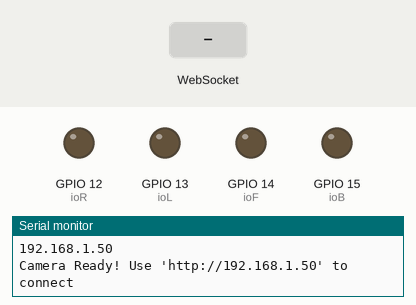
Recording of a program running on a simulated ESP32. Parts: output pins drawn as LEDs (lit = HIGH), the last lines printed to the serial monitor. The inputs (shaded band) are chosen by the test bench. WiFi joins after 1.5 s; servers stay silent unless stated; the camera gives no picture.

Above: at 3.0 s.
3.1 s: WebSocket text "1" received
At 3.6 s:
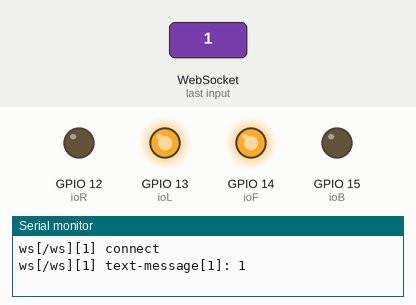
5.3 s: WebSocket text "2" received
At 5.7 s:
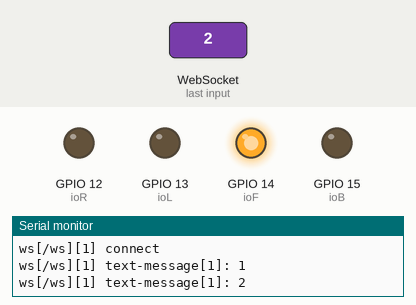
7.4 s: WebSocket text "3" received
At 7.9 s:
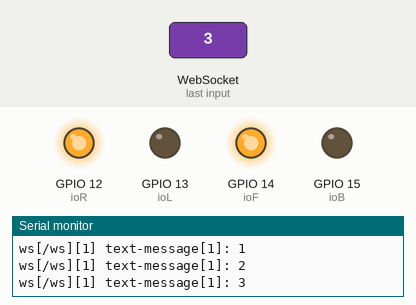
9.6 s: WebSocket text "4" received
At 10.0 s:
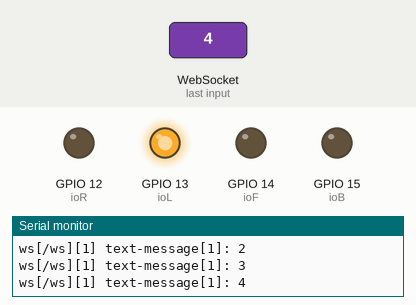
11.8 s: WebSocket text "6" received
At 12.3 s:
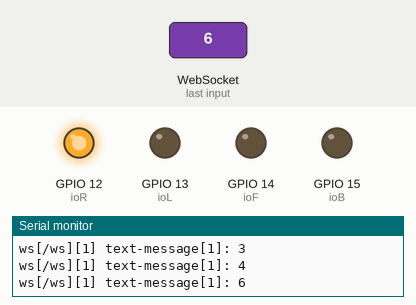
Timing chart, 0 to 14.8 s (numbered marks = the images above; inputs shaded):
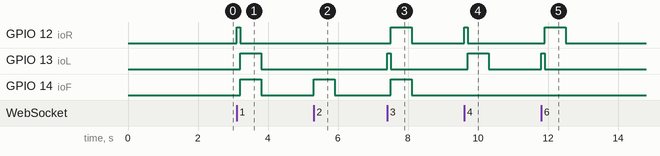

Measured:
- after the input at 3.1 s, GPIO 12 (ioR): LOW → HIGH at once, → LOW 0.10 s later; GPIO 13 (ioL), GPIO 14 (ioF): LOW → HIGH after 0.10 s, → LOW 0.60 s later
- after the input at 5.3 s, GPIO 14 (ioF): LOW → HIGH at once, → LOW 0.60 s later
- after the input at 7.4 s, GPIO 12 (ioR), GPIO 14 (ioF): LOW → HIGH after 0.11 s, → LOW 0.60 s later; GPIO 13 (ioL): LOW → HIGH at once, → LOW 0.10 s later
- after the input at 9.6 s, GPIO 12 (ioR): LOW → HIGH at once, → LOW 0.10 s later; GPIO 13 (ioL): LOW → HIGH after 0.11 s, → LOW 0.60 s later
- after the input at 11.8 s, GPIO 12 (ioR): LOW → HIGH after 0.11 s, → LOW 0.60 s later; GPIO 13 (ioL): LOW → HIGH at once, → LOW 0.10 s later

The program:

main.cpp
```cpp
#include <Arduino.h>
#include <AsyncTCP.h>
#include <ESPAsyncWebServer.h>
#include <WiFi.h>
#include <WiFiMulti.h>

#include "camera_pins.h"
#include "esp_camera.h"

// 左右前后拉高的io
const int ioL = 13;
const int ioR = 12;
const int ioF = 14;
const int ioB = 15;
long lastSetLRFB = 0;

void startCameraServer();

void wifiConfig(WiFiMulti *wifiMulti);

WiFiMulti wifiMulti;

AsyncWebServer server(82);
AsyncWebSocket ws("/ws");

// 设置电机
bool lastL = 0;
bool lastR = 0;
void setLRFB(bool l, bool r, bool f, bool b) {
    if (l && !lastL) {
        digitalWrite(ioL, 0);
        digitalWrite(ioR, 1);
        delay(100);
        digitalWrite(ioL, 1);
        digitalWrite(ioR, 0);
    } else {
        digitalWrite(ioL, l);
    }
    if (r && !lastR) {
        digitalWrite(ioL, 1);
        digitalWrite(ioR, 0);
        delay(100);
        digitalWrite(ioL, 0);
        digitalWrite(ioR, 1);
    } else {
        digitalWrite(ioR, r);
    }
    lastL = l;
    lastR = r;
    digitalWrite(ioF, f);
    digitalWrite(ioB, b);
    if (l || r || f || b) {
        // 超时停车
        lastSetLRFB = millis() + 550;
    }
}
// 手机9键数字方向
void setLRFB(int t9) {
    switch (t9) {
        case 1:
            setLRFB(1, 0, 1, 0);
            break;
        case 2:
            setLRFB(0, 0, 1, 0);
            break;
        case 3:
            setLRFB(0, 1, 1, 0);
            break;
        case 4:
            setLRFB(1, 0, 0, 0);
            break;
        case 6:
            setLRFB(0, 1, 0, 0);
            break;
        case 7:
            setLRFB(1, 0, 0, 1);
            break;
        case 8:
            setLRFB(0, 0, 0, 1);
            break;
        case 9:
            setLRFB(0, 1, 0, 1);
            break;
        default:
            setLRFB(0, 0, 0, 0);
            break;
    }
}

void onEvent(AsyncWebSocket * server, AsyncWebSocketClient * client, AwsEventType type, void * arg, uint8_t *data, size_t len){
  if(type == WS_EVT_CONNECT){
    Serial.printf("ws[%s][%u] connect\n", server->url(), client->id());
  } else if(type == WS_EVT_DISCONNECT){
    Serial.printf("ws[%s][%u] disconnect: %u\n", server->url(), client->id());
  } else if(type == WS_EVT_ERROR){
    //error was received from the other end
    Serial.printf("ws[%s][%u] error(%u): %s\n", server->url(), client->id(), *((uint16_t*)arg), (char*)data);
  } else if(type == WS_EVT_PONG){
    //pong message was received (in response to a ping request maybe)
    Serial.printf("ws[%s][%u] pong[%u]: %s\n", server->url(), client->id(), len, (len)?(char*)data:"");
  } else if(type == WS_EVT_DATA){
    //data packet
    AwsFrameInfo * info = (AwsFrameInfo*)arg;
    if(info->final && info->index == 0 && info->len == len){
      //the whole message is in a single frame and we got all of it's data
      Serial.printf("ws[%s][%u] %s-message[%llu]: ", server->url(), client->id(), (info->opcode == WS_TEXT)?"text":"binary", info->len);
      if(info->opcode == WS_TEXT){
        data[len] = 0;
        Serial.printf("%s\n", (char*)data);
        // 控制方向  这转换还能优化下吗
        setLRFB(String((char*)data).toInt());
      } else {
        for(size_t i=0; i < info->len; i++){
          Serial.printf("%02x ", data[i]);
        }
        Serial.printf("\n");
      }
    }
  }
}

void setup() {
    pinMode(ioL, OUTPUT);
    pinMode(ioR, OUTPUT);
    pinMode(ioF, OUTPUT);
    pinMode(ioB, OUTPUT);
    setLRFB(0, 0, 0, 0);

    Serial.begin(115200);
    Serial.setDebugOutput(true);
    Serial.println();

    WiFi.hostname("DKT");
    WiFi.mode(WIFI_AP_STA);
    WiFi.softAP("大块头", "20050803");

    camera_config_t config;
    config.ledc_channel = LEDC_CHANNEL_0;
    config.ledc_timer = LEDC_TIMER_0;
    config.pin_d0 = Y2_GPIO_NUM;
    config.pin_d1 = Y3_GPIO_NUM;
    config.pin_d2 = Y4_GPIO_NUM;
    config.pin_d3 = Y5_GPIO_NUM;
    config.pin_d4 = Y6_GPIO_NUM;
    config.pin_d5 = Y7_GPIO_NUM;
    config.pin_d6 = Y8_GPIO_NUM;
    config.pin_d7 = Y9_GPIO_NUM;
    config.pin_xclk = XCLK_GPIO_NUM;
    config.pin_pclk = PCLK_GPIO_NUM;
    config.pin_vsync = VSYNC_GPIO_NUM;
    config.pin_href = HREF_GPIO_NUM;
    config.pin_sscb_sda = SIOD_GPIO_NUM;
    config.pin_sscb_scl = SIOC_GPIO_NUM;
    config.pin_pwdn = PWDN_GPIO_NUM;
    config.pin_reset = RESET_GPIO_NUM;
    config.xclk_freq_hz = 20000000;
    config.pixel_format = PIXFORMAT_JPEG;

    // if PSRAM IC present, init with UXGA resolution and higher JPEG
    // quality
    //                      for larger pre-allocated frame buffer.
    if (psramFound()) {
        config.frame_size = FRAMESIZE_UXGA;
        config.jpeg_quality = 10;
        config.fb_count = 2;
    } else {
        config.frame_size = FRAMESIZE_SVGA;
        config.jpeg_quality = 12;
        config.fb_count = 1;
    }

#if defined(CAMERA_MODEL_ESP_EYE)
    pinMode(13, INPUT_PULLUP);
    pinMode(14, INPUT_PULLUP);
#endif

    // camera init
    esp_err_t err = esp_camera_init(&config);
    if (err != ESP_OK) {
        Serial.printf("Camera init failed with error 0x%x", err);
        return;
    }

    sensor_t *s = esp_camera_sensor_get();
    // 默认分辨率 保证流畅 写vga变xga
    s->set_framesize(s, FRAMESIZE_VGA);
    s->set_quality(s, 12);
    s->set_gainceiling(s, GAINCEILING_4X);

#if defined(CAMERA_MODEL_M5STACK_WIDE) || defined(CAMERA_MODEL_M5STACK_ESP32CAM)
    s->set_vflip(s, 1);
    s->set_hmirror(s, 1);
#endif

    // wifiConfig.cpp
    wifiConfig(&wifiMulti);

    Serial.println("Connecting Wifi...");
    if (wifiMulti.run() == WL_CONNECTED) {
        Serial.println("");
        Serial.println("WiFi connected");
        Serial.println("IP address: ");
        Serial.println(WiFi.localIP());
    }

    startCameraServer();

    // attach AsyncWebSocket
    ws.onEvent(onEvent);
    server.addHandler(&ws);
    server.begin();

    Serial.print("Camera Ready! Use 'http://");
    Serial.print(WiFi.localIP());
    Serial.println("' to connect");

    // for (int i = 0; i <11;i++) {
    //   setLRFB(i);
    //   delay(1000);
    // }
}

void loop() {
    // 要是断连了要让它停下
    if (lastSetLRFB != 0) {
        if (lastSetLRFB < millis()) {
            lastSetLRFB = 0;
            setLRFB(0, 0, 0, 0);
        }
    }
    delay(100);
}
```

camera_pins.h
```cpp
// esp32 cam 模块配置 选择你用的

// #define CAMERA_MODEL_WROVER_KIT // Has PSRAM
//#define CAMERA_MODEL_ESP_EYE // Has PSRAM
//#define CAMERA_MODEL_M5STACK_PSRAM // Has PSRAM
//#define CAMERA_MODEL_M5STACK_V2_PSRAM // M5Camera version B Has PSRAM
//#define CAMERA_MODEL_M5STACK_WIDE // Has PSRAM
//#define CAMERA_MODEL_M5STACK_ESP32CAM // No PSRAM
#define CAMERA_MODEL_AI_THINKER // Has PSRAM
//#define CAMERA_MODEL_TTGO_T_JOURNAL // No PSRAM


#if defined(CAMERA_MODEL_WROVER_KIT)
#define PWDN_GPIO_NUM    -1
#define RESET_GPIO_NUM   -1
#define XCLK_GPIO_NUM    21
#define SIOD_GPIO_NUM    26
#define SIOC_GPIO_NUM    27

#define Y9_GPIO_NUM      35
#define Y8_GPIO_NUM      34
#define Y7_GPIO_NUM      39
#define Y6_GPIO_NUM      36
#define Y5_GPIO_NUM      19
#define Y4_GPIO_NUM      18
#define Y3_GPIO_NUM       5
#define Y2_GPIO_NUM       4
#define VSYNC_GPIO_NUM   25
#define HREF_GPIO_NUM    23
#define PCLK_GPIO_NUM    22

#elif defined(CAMERA_MODEL_ESP_EYE)
#define PWDN_GPIO_NUM    -1
#define RESET_GPIO_NUM   -1
#define XCLK_GPIO_NUM    4
#define SIOD_GPIO_NUM    18
#define SIOC_GPIO_NUM    23

#define Y9_GPIO_NUM      36
#define Y8_GPIO_NUM      37
#define Y7_GPIO_NUM      38
#define Y6_GPIO_NUM      39
#define Y5_GPIO_NUM      35
#define Y4_GPIO_NUM      14
#define Y3_GPIO_NUM      13
#define Y2_GPIO_NUM      34
#define VSYNC_GPIO_NUM   5
#define HREF_GPIO_NUM    27
#define PCLK_GPIO_NUM    25

#elif defined(CAMERA_MODEL_M5STACK_PSRAM)
#define PWDN_GPIO_NUM     -1
#define RESET_GPIO_NUM    15
#define XCLK_GPIO_NUM     27
#define SIOD_GPIO_NUM     25
#define SIOC_GPIO_NUM     23

#define Y9_GPIO_NUM       19
#define Y8_GPIO_NUM       36
#define Y7_GPIO_NUM       18
#define Y6_GPIO_NUM       39
#define Y5_GPIO_NUM        5
#define Y4_GPIO_NUM       34
#define Y3_GPIO_NUM       35
#define Y2_GPIO_NUM       32
#define VSYNC_GPIO_NUM    22
#define HREF_GPIO_NUM     26
#define PCLK_GPIO_NUM     21

#elif defined(CAMERA_MODEL_M5STACK_V2_PSRAM)
#define PWDN_GPIO_NUM     -1
#define RESET_GPIO_NUM    15
#define XCLK_GPIO_NUM     27
#define SIOD_GPIO_NUM     22
#define SIOC_GPIO_NUM     23

#define Y9_GPIO_NUM       19
#define Y8_GPIO_NUM       36
#define Y7_GPIO_NUM       18
#define Y6_GPIO_NUM       39
#define Y5_GPIO_NUM        5
#define Y4_GPIO_NUM       34
#define Y3_GPIO_NUM       35
#define Y2_GPIO_NUM       32
#define VSYNC_GPIO_NUM    25
#define HREF_GPIO_NUM     26
#define PCLK_GPIO_NUM     21

#elif defined(CAMERA_MODEL_M5STACK_WIDE)
#define PWDN_GPIO_NUM     -1
#define RESET_GPIO_NUM    15
#define XCLK_GPIO_NUM     27
#define SIOD_GPIO_NUM     22
#define SIOC_GPIO_NUM     23

#define Y9_GPIO_NUM       19
#define Y8_GPIO_NUM       36
#define Y7_GPIO_NUM       18
#define Y6_GPIO_NUM       39
#define Y5_GPIO_NUM        5
#define Y4_GPIO_NUM       34
#define Y3_GPIO_NUM       35
#define Y2_GPIO_NUM       32
#define VSYNC_GPIO_NUM    25
#define HREF_GPIO_NUM     26
#define PCLK_GPIO_NUM     21

#elif defined(CAMERA_MODEL_M5STACK_ESP32CAM)
#define PWDN_GPIO_NUM     -1
#define RESET_GPIO_NUM    15
#define XCLK_GPIO_NUM     27
#define SIOD_GPIO_NUM     25
#define SIOC_GPIO_NUM     23

#define Y9_GPIO_NUM       19
#define Y8_GPIO_NUM       36
#define Y7_GPIO_NUM       18
#define Y6_GPIO_NUM       39
#define Y5_GPIO_NUM        5
#define Y4_GPIO_NUM       34
#define Y3_GPIO_NUM       35
#define Y2_GPIO_NUM       17
#define VSYNC_GPIO_NUM    22
#define HREF_GPIO_NUM     26
#define PCLK_GPIO_NUM     21

#elif defined(CAMERA_MODEL_AI_THINKER)
#define PWDN_GPIO_NUM     32
#define RESET_GPIO_NUM    -1
#define XCLK_GPIO_NUM      0
#define SIOD_GPIO_NUM     26
#define SIOC_GPIO_NUM     27

#define Y9_GPIO_NUM       35
#define Y8_GPIO_NUM       34
#define Y7_GPIO_NUM       39
#define Y6_GPIO_NUM       36
#define Y5_GPIO_NUM       21
#define Y4_GPIO_NUM       19
#define Y3_GPIO_NUM       18
#define Y2_GPIO_NUM        5
#define VSYNC_GPIO_NUM    25
#define HREF_GPIO_NUM     23
#define PCLK_GPIO_NUM     22

#elif defined(CAMERA_MODEL_TTGO_T_JOURNAL)
#define PWDN_GPIO_NUM      0
#define RESET_GPIO_NUM    15
#define XCLK_GPIO_NUM     27
#define SIOD_GPIO_NUM     25
#define SIOC_GPIO_NUM     23

#define Y9_GPIO_NUM       19
#define Y8_GPIO_NUM       36
#define Y7_GPIO_NUM       18
#define Y6_GPIO_NUM       39
#define Y5_GPIO_NUM        5
#define Y4_GPIO_NUM       34
#define Y3_GPIO_NUM       35
#define Y2_GPIO_NUM       17
#define VSYNC_GPIO_NUM    22
#define HREF_GPIO_NUM     26
#define PCLK_GPIO_NUM     21

#else
#error "Camera model not selected"
#endif
```
